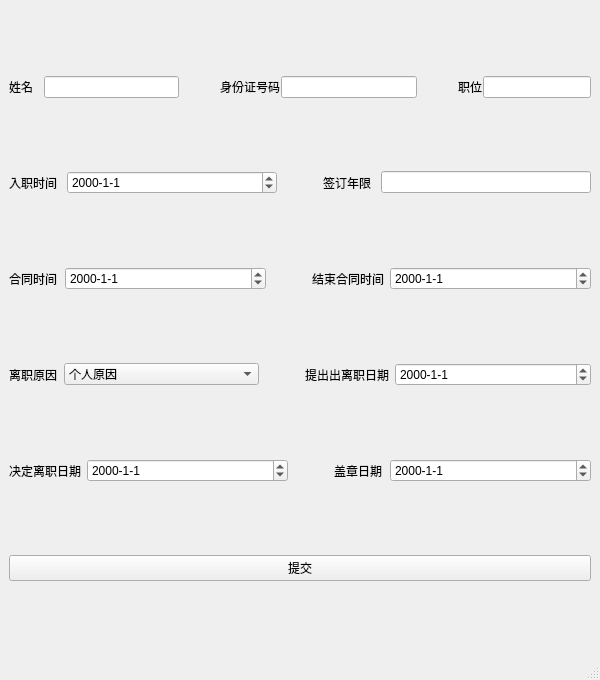
<?xml version="1.0" encoding="UTF-8"?>
<ui version="4.0">
 <class>MainWindow</class>
 <widget class="QMainWindow" name="MainWindow">
  <property name="geometry">
   <rect>
    <x>0</x>
    <y>0</y>
    <width>600</width>
    <height>680</height>
   </rect>
  </property>
  <property name="windowTitle">
   <string>MainWindow</string>
  </property>
  <property name="windowIcon">
   <iconset resource="imgr.qrc">
    <normaloff>:/.ico/favicon.ico</normaloff>:/.ico/favicon.ico</iconset>
  </property>
  <property name="iconSize">
   <size>
    <width>30</width>
    <height>30</height>
   </size>
  </property>
  <property name="toolButtonStyle">
   <enum>Qt::ToolButtonFollowStyle</enum>
  </property>
  <property name="tabShape">
   <enum>QTabWidget::Triangular</enum>
  </property>
  <widget class="QWidget" name="centralwidget">
   <layout class="QHBoxLayout" name="horizontalLayout_7">
    <item>
     <layout class="QVBoxLayout" name="verticalLayout_2">
      <item>
       <layout class="QHBoxLayout" name="horizontalLayout" stretch="2,8,0,2,8,0,0,0">
        <property name="spacing">
         <number>1</number>
        </property>
        <item>
         <widget class="QLabel" name="label_2">
          <property name="text">
           <string>姓名</string>
          </property>
         </widget>
        </item>
        <item>
         <widget class="QLineEdit" name="lineEdit"/>
        </item>
        <item>
         <spacer name="horizontalSpacer">
          <property name="orientation">
           <enum>Qt::Horizontal</enum>
          </property>
          <property name="sizeHint" stdset="0">
           <size>
            <width>40</width>
            <height>20</height>
           </size>
          </property>
         </spacer>
        </item>
        <item>
         <widget class="QLabel" name="label_3">
          <property name="text">
           <string>身份证号码</string>
          </property>
         </widget>
        </item>
        <item>
         <widget class="QLineEdit" name="lineEdit_2">
          <property name="text">
           <string/>
          </property>
          <property name="maxLength">
           <number>18</number>
          </property>
         </widget>
        </item>
        <item>
         <spacer name="horizontalSpacer_6">
          <property name="orientation">
           <enum>Qt::Horizontal</enum>
          </property>
          <property name="sizeHint" stdset="0">
           <size>
            <width>40</width>
            <height>20</height>
           </size>
          </property>
         </spacer>
        </item>
        <item>
         <widget class="QLabel" name="label">
          <property name="text">
           <string>职位</string>
          </property>
         </widget>
        </item>
        <item>
         <widget class="QLineEdit" name="lineEdit_4"/>
        </item>
       </layout>
      </item>
      <item>
       <layout class="QHBoxLayout" name="horizontalLayout_2" stretch="2,8,0,2,8">
        <item>
         <widget class="QLabel" name="label_4">
          <property name="text">
           <string>入职时间</string>
          </property>
         </widget>
        </item>
        <item>
         <widget class="QDateEdit" name="dateEdit">
          <property name="displayFormat">
           <string>yyyy-M-d</string>
          </property>
         </widget>
        </item>
        <item>
         <spacer name="horizontalSpacer_2">
          <property name="orientation">
           <enum>Qt::Horizontal</enum>
          </property>
          <property name="sizeHint" stdset="0">
           <size>
            <width>40</width>
            <height>20</height>
           </size>
          </property>
         </spacer>
        </item>
        <item>
         <widget class="QLabel" name="label_5">
          <property name="text">
           <string>签订年限</string>
          </property>
         </widget>
        </item>
        <item>
         <widget class="QLineEdit" name="lineEdit_3"/>
        </item>
       </layout>
      </item>
      <item>
       <layout class="QHBoxLayout" name="horizontalLayout_3" stretch="2,8,0,2,8">
        <item>
         <widget class="QLabel" name="label_6">
          <property name="text">
           <string>合同时间</string>
          </property>
         </widget>
        </item>
        <item>
         <widget class="QDateEdit" name="dateEdit_2">
          <property name="displayFormat">
           <string>yyyy-M-d</string>
          </property>
         </widget>
        </item>
        <item>
         <spacer name="horizontalSpacer_3">
          <property name="orientation">
           <enum>Qt::Horizontal</enum>
          </property>
          <property name="sizeHint" stdset="0">
           <size>
            <width>40</width>
            <height>20</height>
           </size>
          </property>
         </spacer>
        </item>
        <item>
         <widget class="QLabel" name="label_8">
          <property name="text">
           <string>结束合同时间</string>
          </property>
         </widget>
        </item>
        <item>
         <widget class="QDateEdit" name="dateEdit_3">
          <property name="displayFormat">
           <string>yyyy-M-d</string>
          </property>
         </widget>
        </item>
       </layout>
      </item>
      <item>
       <layout class="QHBoxLayout" name="horizontalLayout_4" stretch="2,8,0,2,8">
        <item>
         <widget class="QLabel" name="label_9">
          <property name="text">
           <string>离职原因</string>
          </property>
         </widget>
        </item>
        <item>
         <widget class="QComboBox" name="comboBox">
          <property name="sizeIncrement">
           <size>
            <width>30</width>
            <height>30</height>
           </size>
          </property>
          <property name="layoutDirection">
           <enum>Qt::LeftToRight</enum>
          </property>
          <property name="maxVisibleItems">
           <number>15</number>
          </property>
          <property name="iconSize">
           <size>
            <width>16</width>
            <height>16</height>
           </size>
          </property>
          <item>
           <property name="text">
            <string>个人原因</string>
           </property>
          </item>
          <item>
           <property name="text">
            <string>自身学习与发展</string>
           </property>
          </item>
          <item>
           <property name="text">
            <string>工作家庭无法平衡</string>
           </property>
          </item>
          <item>
           <property name="text">
            <string>工作岗位与预想不同</string>
           </property>
          </item>
          <item>
           <property name="text">
            <string>工作地点和环境</string>
           </property>
          </item>
          <item>
           <property name="text">
            <string>公司福利不好</string>
           </property>
          </item>
          <item>
           <property name="text">
            <string>工作时间太长\压力大</string>
           </property>
          </item>
          <item>
           <property name="text">
            <string>管理方式</string>
           </property>
          </item>
         </widget>
        </item>
        <item>
         <spacer name="horizontalSpacer_4">
          <property name="orientation">
           <enum>Qt::Horizontal</enum>
          </property>
          <property name="sizeHint" stdset="0">
           <size>
            <width>40</width>
            <height>20</height>
           </size>
          </property>
         </spacer>
        </item>
        <item>
         <widget class="QLabel" name="label_11">
          <property name="text">
           <string>提出出离职日期</string>
          </property>
         </widget>
        </item>
        <item>
         <widget class="QDateEdit" name="dateEdit_4">
          <property name="displayFormat">
           <string>yyyy-M-d</string>
          </property>
         </widget>
        </item>
       </layout>
      </item>
      <item>
       <layout class="QHBoxLayout" name="horizontalLayout_5" stretch="2,8,0,2,8">
        <item>
         <widget class="QLabel" name="label_12">
          <property name="text">
           <string>决定离职日期</string>
          </property>
         </widget>
        </item>
        <item>
         <widget class="QDateEdit" name="dateEdit_5">
          <property name="displayFormat">
           <string>yyyy-M-d</string>
          </property>
         </widget>
        </item>
        <item>
         <spacer name="horizontalSpacer_5">
          <property name="orientation">
           <enum>Qt::Horizontal</enum>
          </property>
          <property name="sizeHint" stdset="0">
           <size>
            <width>40</width>
            <height>20</height>
           </size>
          </property>
         </spacer>
        </item>
        <item>
         <widget class="QLabel" name="label_13">
          <property name="text">
           <string>盖章日期</string>
          </property>
         </widget>
        </item>
        <item>
         <widget class="QDateEdit" name="dateEdit_6">
          <property name="displayFormat">
           <string>yyyy-M-d</string>
          </property>
         </widget>
        </item>
       </layout>
      </item>
      <item>
       <widget class="QPushButton" name="pushButton">
        <property name="text">
         <string>提交</string>
        </property>
       </widget>
      </item>
     </layout>
    </item>
   </layout>
  </widget>
  <widget class="QStatusBar" name="statusbar"/>
 </widget>
 <resources>
  <include location="imgr.qrc"/>
 </resources>
 <connections/>
</ui>
